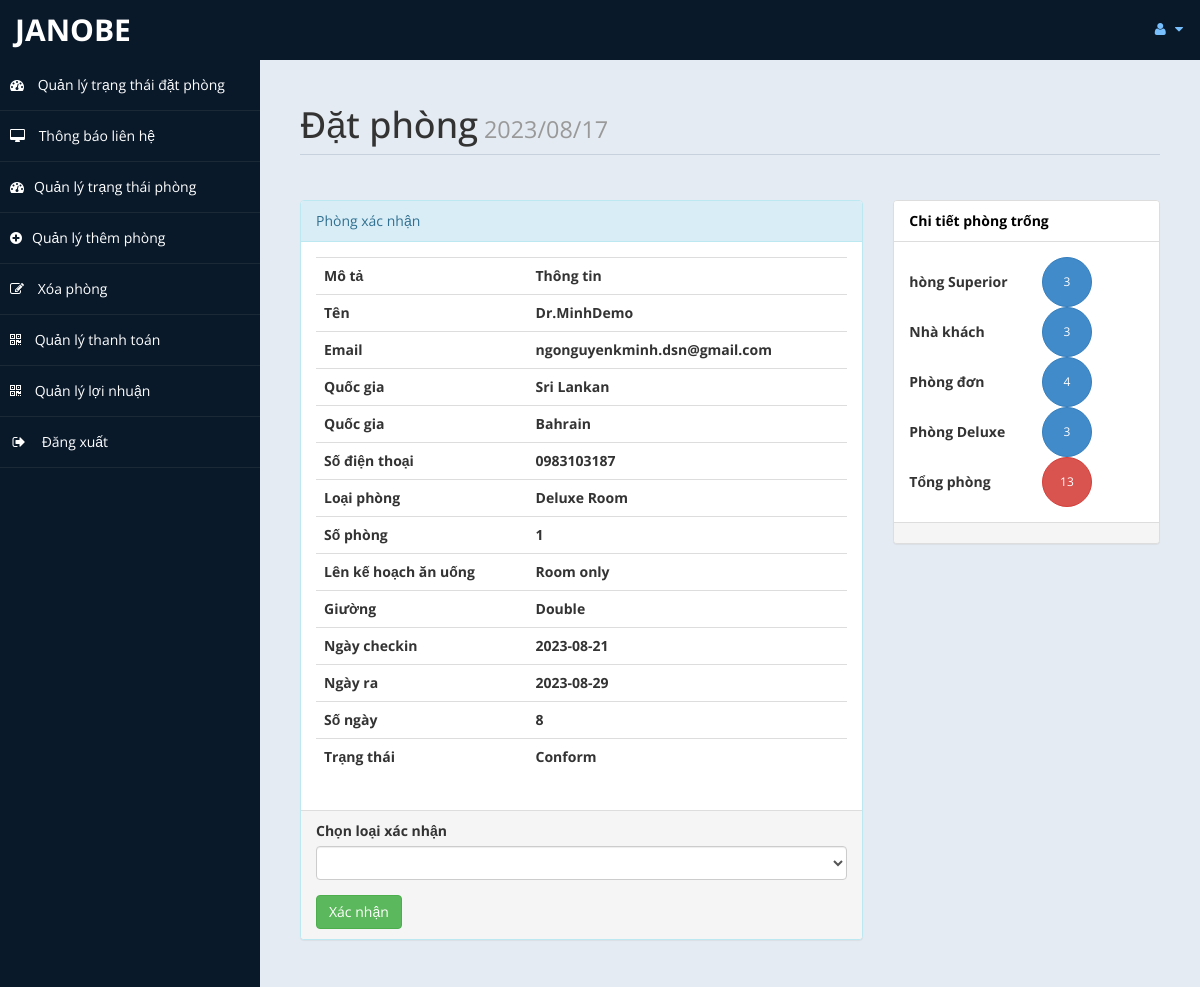
Screenshot of /admin/roombook.php?rid=3 (signed in) with the database file from the repository.
### tables this page shows
CREATE TABLE `roombook` (
  `id` int(10) UNSIGNED NOT NULL,
  `Title` varchar(5) DEFAULT NULL,
  `FName` text DEFAULT NULL,
  `LName` text DEFAULT NULL,
  `Email` varchar(50) DEFAULT NULL,
  `National` varchar(30) DEFAULT NULL,
  `Country` varchar(30) DEFAULT NULL,
  `Phone` text DEFAULT NULL,
  `TRoom` varchar(20) DEFAULT NULL,
  `Bed` varchar(10) DEFAULT NULL,
  `NRoom` varchar(2) DEFAULT NULL,
  `Meal` varchar(15) DEFAULT NULL,
  `cin` date DEFAULT NULL,
  `cout` date DEFAULT NULL,
  `stat` varchar(15) DEFAULT NULL,
  `nodays` int(11) DEFAULT NULL
);

### admin/roombook.php (the view, shortened to what this page needs)
<?php
if (!isset($_GET["rid"])) {
	header("location:index.php");
} else {
	$curdate = date("Y/m/d");
	include('db.php');
	$id = $_GET['rid'];
	$sql = "Select * from roombook where id = '$id'";
	$re = mysqli_query($con, $sql);
	while ($row = mysqli_fetch_array($re)) {
		$title = $row['Title'];
		$fname = $row['FName'];
		$lname = $row['LName'];
		$email = $row['Email'];
		$nat = $row['National'];
		$country = $row['Country'];
		$Phone = $row['Phone'];
		$troom = $row['TRoom'];
		$nroom = $row['NRoom'];
		$bed = $row['Bed'];
		$meal = $row['Meal'];
		$cin = $row['cin'];
		$cout = $row['cout'];
		$sta = $row['stat'];
		$days = $row['nodays'];
	}
}
?>
<!DOCTYPE html>
<html xmlns="http://www.w3.org/1999/xhtml">
<head>
	<link href="assets/css/bootstrap.css" rel="stylesheet" />
	<link href="assets/css/font-awesome.css" rel="stylesheet" />
	<link href="assets/js/morris/morris-0.4.3.min.css" rel="stylesheet" />
	<link href="assets/css/custom-styles.css" rel="stylesheet" />
</head>
<body>
	<div id="wrapper">
		<nav class="navbar navbar-default top-navbar" role="navigation">
			<div class="navbar-header">
				<a class="navbar-brand" href="home.php"> <?php echo $_SESSION["user"]; ?> </a>
			</div>
			<ul class="nav navbar-top-links navbar-right">
				<li class="dropdown">
					<a class="dropdown-toggle" data-toggle="dropdown" href="#" aria-expanded="false">
						<i class="fa fa-user fa-fw"></i> <i class="fa fa-caret-down"></i>
					</a>
				</li>
			</ul>
		</nav>
		<nav class="navbar-default navbar-side" role="navigation">
			<div class="sidebar-collapse">
				<ul class="nav" id="main-menu">
					<li>
						<a href="home.php"><i class="fa fa-dashboard"></i> Quản lý trạng thái đặt phòng</a>
					</li>
					<li>
						<a href="messages.php"><i class="fa fa-desktop"></i> Thông báo liên hệ</a>
					</li>
					<li>
						<a href="setting-add.php"><i class="fa fa-dashboard"></i>Quản lý trạng thái phòng</a>
					</li>
					<li>
						<a href="room-add.php"><i class="fa fa-plus-circle"></i>Quản lý thêm phòng</a>
					</li>
					<li>
						<a href="room-del.php"><i class="fa fa-pencil-square-o"></i> Xóa phòng</a>
					</li>
					<li>
						<a href="Payment.php"><i class="fa fa-qrcode"></i> Quản lý thanh toán</a>
					</li>
					<li>
						<a href="profit.php"><i class="fa fa-qrcode"></i> Quản lý lợi nhuận</a>
					</li>
					<li>
						<a href="logout.php"><i class="fa fa-sign-out fa-fw"></i> Đăng xuất</a>
					</li>
				</ul>
			</div>
		</nav>
		<div id="page-wrapper">
			<div id="page-inner">
				<div class="row">
					<div class="col-md-12">
						<h1 class="page-header">
							Đặt phòng<small> <?php echo  $curdate; ?> </small>
						</h1>
					</div>
					<div class="col-md-8 col-sm-8">
						<div class="panel panel-info">
							<div class="panel-heading">
								Phòng xác nhận
							</div>
							<div class="panel-body">
								<div class="table-responsive">
									<table class="table">
										<tr>
											<th>Mô tả</th>
											<th>Thông tin</th>
										</tr>
										<tr>
											<th>Tên</th>
											<th><?php echo $title . $fname . $lname; ?> </th>
										</tr>
										<tr>
											<th>Email</th>
											<th><?php echo $email; ?> </th>
										</tr>
										<tr>
											<th>Quốc gia </th>
											<th><?php echo $nat; ?></th>
										</tr>
										<tr>
											<th>Quốc gia </th>
											<th><?php echo $country;  ?></th>
										</tr>
										<tr>
											<th>Số điện thoại</th>
											<th><?php echo $Phone; ?></th>
										</tr>
										<tr>
											<th>Loại phòng </th>
											<th><?php echo $troom; ?></th>
										</tr>
										<tr>
											<th>Số phòng </th>
											<th><?php echo $nroom; ?></th>
										</tr>
										<tr>
											<th>Lên kế hoạch ăn uống </th>
											<th><?php echo $meal; ?></th>
										</tr>
										<tr>
											<th>Giường </th>
											<th><?php echo $bed; ?></th>
										</tr>
										<tr>
											<th>Ngày checkin </th>
											<th><?php echo $cin; ?></th>
										</tr>
										<tr>
											<th>Ngày ra</th>
											<th><?php echo $cout; ?></th>
										</tr>
										<tr>
											<th>Số ngày</th>
											<th><?php echo $days; ?></th>
										</tr>
										<tr>
											<th>Trạng thái</th>
											<th><?php echo $sta; ?></th>
										</tr>
									</table>
								</div>
							</div>
							<div class="panel-footer">
								<form method="post">
									<div class="form-group">
										<label>Chọn loại xác nhận</label>
										<select name="conf" class="form-control">
											<option value selected> </option>
											<option value="Conform">Xác nhận</option>
										</select>
									</div>
									<input type="submit" name="co" value="Xác nhận" class="btn btn-success">
								</form>
							</div>
						</div>
					</div>
					<?php
					$rsql = "select * from room";
					$rre = mysqli_query($con, $rsql);
					$r = 0;
					$sc = 0;
					$gh = 0;
					$sr = 0;
					$dr = 0;
					while ($rrow = mysqli_fetch_array($rre)) {
						$r = $r + 1;
						$s = $rrow['type'];
						if ($s == "Superior Room") {
							$sc = $sc + 1;
						}
						if ($s == "Guest House") {
							$gh = $gh + 1;
						}
						if ($s == "Single Room") {
							$sr = $sr + 1;
						}
						if ($s == "Deluxe Room") {
							$dr = $dr + 1;
						}
					}
					?>
					<?php
					$csql = "select * from payment";
					$cre = mysqli_query($con, $csql);
					$cr = 0;
					$csc = 0;
					$cgh = 0;
					$csr = 0;
					$cdr = 0;
					while ($crow = mysqli_fetch_array($cre)) {
						$cr = $cr + 1;
						$cs = $crow['troom'];
						if ($cs == "Superior Room") {
							$csc = $csc + 1;
						}
						if ($cs == "Deluxe Room") {
							$cdr = $cdr + 1;
						}
					}
					?>
					<div class="col-md-4 col-sm-4">
						<div class="panel panel-default">
							<div class="panel-heading">
								Chi tiết phòng trống
							</div>
							<div class="panel-body">
								<table width="200px">
									<tr>
										<td><b>hòng Superior </b></td>
										<td><button type="button" class="btn btn-primary btn-circle"><?php
																										$f1 = $sc - $csc;
																										if ($f1 <= 0) {
																											$f1 = "NO";
																											echo $f1;
																										} else {
																											echo $f1;
																										}
																										?> </button></td>
									</tr>
									<tr>
										<td><b>Nhà khách</b> </td>
										<td><button type="button" class="btn btn-primary btn-circle"><?php
																										$f2 =  $gh - $cgh;
																										if ($f2 <= 0) {
																											$f2 = "NO";
																											echo $f2;
																										} else {
																											echo $f2;
																										}
																										?> </button></td>
									</tr>
									<tr>
										<td><b>Phòng đơn</b></td>
										<td><button type="button" class="btn btn-primary btn-circle"><?php
																										$f3 = $sr - $csr;
																										if ($f3 <= 0) {
																											$f3 = "NO";
																											echo $f3;
																										} else {
																											echo $f3;
																										}
																										?> </button></td>
									</tr>
									<tr>
										<td><b>Phòng Deluxe</b> </td>
										<td><button type="button" class="btn btn-primary btn-circle"><?php
																										$f4 = $dr - $cdr;
																										if ($f4 <= 0) {
																											$f4 = "NO";
																											echo $f4;
																										} else {
																											echo $f4;
																										}
																										?> </button></td>
									</tr>
									<tr>
										<td><b>Tổng phòng </b> </td>
										<td> <button type="button" class="btn btn-danger btn-circle"><?php
																										$f5 = $r - $cr;
																										if ($f5 <= 0) {
																											$f5 = "NO";
																											echo $f5;
																										} else {
																											echo $f5;
																										}
																										?> </button></td>
									</tr>
								</table>
							</div>
							<div class="panel-footer">
							</div>
						</div>
					</div>
				</div>
			</div>
		</div>
	</div>
</body>
</html>

### admin/assets/css/custom-styles.css (style rules this page uses)
body { font-family: 'Open Sans', sans-serif; }
#wrapper { width: 100%; background:#09192A; }
#page-wrapper { padding: 15px 15px; min-height: 600px; background:#E5EBF2; }
#page-inner { width:100%; margin:10px 20px 10px 0px; background-color:transparent; padding:10px; min-height:1200px; }
h1, .h1, h2, .h2, h3, .h3 { margin-top: 7px; margin-bottom: -5px; }
.page-header { padding-bottom: 9px; margin: 10px 0 45px; border-bottom: 1px solid #C7D1DD; }
.panel-default > .panel-heading { color: #000; background-color: #FFFFFF; border-color: #ddd; font-weight:bold; }
.top-navbar { margin:0px; }
.top-navbar .navbar-brand { color: #fff; width: 260px; text-align: left; height: 60px; font-size: 30px; font-weight: 700; text-transform: uppercase; line-height: 30px; }
.top-navbar .nav > li { position: relative; display: inline-block; }
.top-navbar .nav > li > a { position: relative; display: block; padding: 19px 15px; color: #77C0FD; }
.sidebar-collapse , .sidebar-collapse .nav { background:none; }
.sidebar-collapse .nav { padding:0; }
.sidebar-collapse .nav > li > a { color:#fff; background:transparent; text-shadow:none; }
.sidebar-collapse > .nav > li > a { padding:15px 10px; }
.sidebar-collapse > .nav > li { border-bottom: 1px solid rgba(107, 108, 109, 0.19); }
.navbar-side { border:none; background-color: transparent; }
.top-navbar { background:#09192A; border-bottom:none; }
.top-navbar .nav > li > a > i { margin-right: 2px; }
.navbar-default { border:0px solid black; }
.navbar-header { background: #09192A; }
.nav > li > a > i { margin-right:10px; }
.btn-circle { width: 50px; height: 50px; padding: 6px 0; -webkit-border-radius: 25px; -moz-border-radius: 25px; border-radius: 25px; text-align: center; font-size: 12px; line-height: 1.428571429; }
@media (min-width:768px) { #page-wrapper { margin: 0 0 0 260px; padding: 15px 30px; min-height: 1200px; } }
@media (min-width:768px) { .navbar-side { z-index: 1; position: absolute; width: 260px; } }
@media (min-width:768px) { .navbar { border-radius: 0px; } }

### rows the page displays
roombook: Title "Dr.", FName "Minh", LName "Demo", Email "ngonguyenkminh.dsn@gmail.com", National "Sri Lankan", Country "Bahrain", Phone "0983103187", TRoom "Deluxe Room", NRoom "1", Meal "Room only", Bed "Double", cin "2023-08-21", cout "2023-08-29", nodays "8", stat "Conform"

### other values shown
$_SESSION["user"] "JANOBE"
$f1 "3"
$f2 "3"
$f3 "4"
$f4 "3"
$f5 "13"
